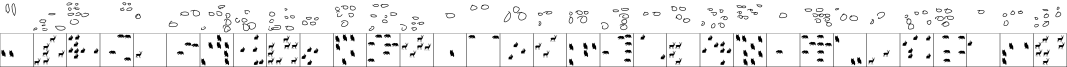
#> input picture analysis/sketches_stims/number_0646-33d71b5d-3800-4485-b05a-91338ba7bde8_s_s.png, 3200 x 200 px, found by its file name (shown at 1/3 size); its folder holds 2 pictures in this run
$ jupyter execute --allow-errors iternum2_analysis_copy.ipynb   (shell and % lines are left out)
#> lines starting #> are read from the running program, lines starting #| are printed output that depends on the picture
[cell 1]
import os, sys

import pymongo as pm
import numpy as np
import scipy.stats as stats
import math
import pandas as pd
import json
import re
from io import BytesIO
from PIL import Image
import requests # this is to access the stim urls from the notebook
from IPython.display import SVG, display # need for showing stims with sketches side by side
import base64
import PIL

import matplotlib
from matplotlib import pylab, mlab, pyplot
import matplotlib.patches as mpatches
from IPython.core.pylabtools import figsize, getfigs
plt = pyplot
import seaborn as sns
sns.set_context('talk')
sns.set_style('white')
from matplotlib import rcParams
matplotlib.rcParams['pdf.fonttype'] = 42

from IPython.display import clear_output
import importlib

import warnings
warnings.filterwarnings("ignore", category=DeprecationWarning)
warnings.filterwarnings("ignore", message="numpy.dtype size changed")
warnings.filterwarnings("ignore", message="numpy.ufunc size changed")

# so dataframes don't get cut off in display:
#pd.set_option("display.max_rows", None, "display.max_columns", None)

# a way to hide the little red error warnings that show up sometimes: (https://stackoverflow.com/questions/9031783/hide-all-warnings-in-ipython)
from IPython.display import HTML
HTML('''<script>
code_show_err=false;
function code_toggle_err() {
 if (code_show_err){
 $('div.output_stderr').hide();
 } else {
 $('div.output_stderr').show();
 }
 code_show_err = !code_show_err
}
$( document ).ready(code_toggle_err);
</script>
To toggle on/off output_stderr, click <a href="javascript:code_toggle_err()">here</a>.''')

### set up paths

[cell 2]
# directory & file hierarchy
proj_dir = os.path.abspath('..')
analysis_dir = os.getcwd()
results_dir = os.path.join(proj_dir,'results')
plot_dir = os.path.join(results_dir,'plots')
csv_dir = os.path.join(results_dir,'csv')
exp_dir = os.path.abspath(os.path.join(proj_dir,'experiments'))
sketch_dir = os.path.abspath(os.path.join(proj_dir,'sketches'))
gallery_dir = os.path.abspath(os.path.join(proj_dir,'gallery'))
datastructures_dir = os.path.join(analysis_dir,'datastructures')

## add helpers to python path
if os.path.join(proj_dir,'utils') not in sys.path:
    sys.path.append(os.path.join(proj_dir,'utils'))

def make_dir_if_not_exists(dir_name):
    if not os.path.exists(dir_name):
        os.makedirs(dir_name)
    return dir_name

## create directories that don't already exist
result = [make_dir_if_not_exists(x) for x in [results_dir,plot_dir,csv_dir,sketch_dir,gallery_dir,datastructures_dir]]

## add utils to python path
import sys
if os.path.join(proj_dir,'utils') not in sys.path:
    sys.path.append(os.path.join(proj_dir,'utils'))
import utils

### establish connection to mongo
first thing you need to do is to establish an ssh tunnel (aka remote port forwarding) to the server, so that requests to the mongodb can be made "as if" the mongodb server is running on your local computer. Run this from the command line before you begin data analysis if you plan to fetch data from mongo:

ssh -fNL 27020:127.0.0.1:27017 USER@cogtoolslab.org

#> (a cell that did not finish here is left out)

#> (a cell that did not finish here is left out)

#> (a cell that did not finish here is left out)

### Initialize dataframes

[cell 6]
## fetch records that match our list of iterationNames
print('Currently trying to generate clickedObj group dataframe...')
#> (the rest of this cell did not finish here and is left out)

[cell 7]
print('Now crunching some numbers and adding more useful columns to the raw dataframe...')
#> (the rest of this cell did not finish here and is left out)

#> (a cell that did not finish here is left out)

[cell 9]
## TODO: hash 'workerId' so that we do not save actual workerIDs to file.
# x = K[K['gameid'] == '8557-19d21f45-7c03-4674-8ef9-3b6aa09c6ef9'][['trialStartTime','submitTime','clickedTime','confirmTime']]
# # x['submitTime'] - x['trialStartTime']
# x.astype(str)

### Cleaning (this code was *after* image rendering to sort out the duds. Now it has been moved to *before* image rendering so that we only generate the images that we want to analyze in the NN)

[cell 10]
# Get the data out onto a CSV so we can do some analysis in R

# First clean it up by removing games that we have to exclude. Get dud games manually:
dud_games = ['9852-69340911-592c-4469-91a1-7bb58ae4fc40',   # wrote Arabic numbers
             '1532-126aa9fb-b331-4b1d-b3bd-14b8d397fe69',   # wrote Arabic numbers
             '8455-59b6d31b-21c8-4534-aa89-7d96be21275c',   # wrote Arabic numbers
             '0379-88447599-199d-4930-86eb-45a5bcfcd0e9',   # wrote Arabic numbers
             '5057-8314d547-2119-484b-8ed8-292ba0819395']   # wrote Arabic numbers
# now remove them from both D and K
#> (the rest of this cell did not finish here and is left out)

#> (a cell that did not finish here is left out)

#> (a cell that did not finish here is left out)

### render out all the sketches

[cell 13]
importlib.reload(utils)
#> (the rest of this cell did not finish here and is left out)

### make sketch gallery (for complete games only)

[cell 14]
# [11 lines of commented-out code are left out]

### show sketch galleries with target stimulus below

[cell 15]
# Looking visually to see if the spatial distributions of sketcher target matches the sketches
# [65 lines left out: functions show_targ_and_sketch, show_targs_sketches_game, not called in this run]

#> (the rest of this cell did not finish here and is left out)

[cell 16]
# put all the new gallery images onto one canvas
sketches_stims = '../sketches_stims'
stim_paths = sorted([i for i in os.listdir('../sketches_stims') if i.split('/')[-1] not in ['.DS_Store','all_games.png']]) ## deborkify

bigcanvas = Image.new('RGBA', (36*100, 205*len(stim_paths)),color='black')

for i,image in enumerate(stim_paths):
    gallery = Image.open(os.path.join(sketches_stims,image))
#> gallery is the input picture: PIL image 3200x200 RGBA; mean R, G, B, A 116, 116, 116, 131.7
    bigcanvas.paste(gallery,(0,i*205))
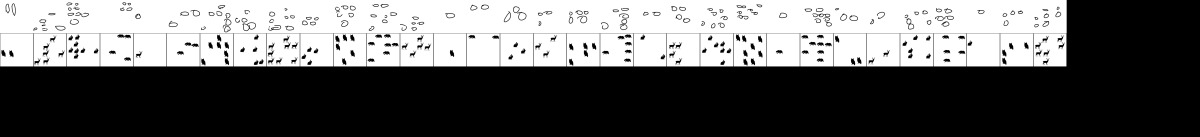
#> bigcanvas: PIL image 3600x410 RGBA (shown at 1/3 size); mean R, G, B, A 50.3, 50.3, 50.3, 201.5; transparent parts drawn white
#> pass 2 of the loop `for i,image in enumerate(stim_paths):`:
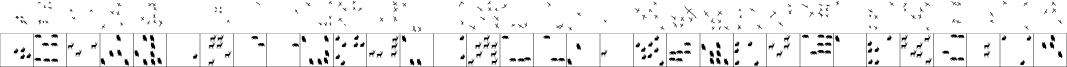
#> input picture analysis/sketches_stims/number_1801-0bf657e6-12f5-4737-b7fa-f0d8eb5397a5_s_s.png, 3200 x 200 px, found by its file name (shown at 1/3 size)
#> gallery is the input picture: PIL image 3200x200 RGBA; mean R, G, B, A 116, 116, 116, 129.4
#> `bigcanvas.paste(gallery,(0,i*205))`:
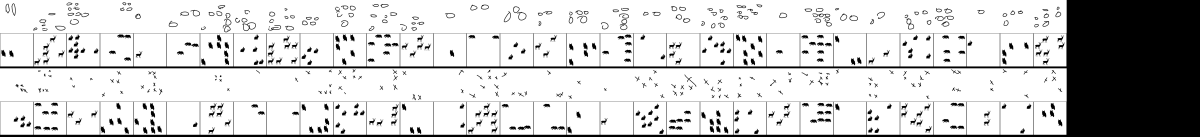
#> bigcanvas: PIL image 3600x410 RGBA (shown at 1/3 size); mean R, G, B, A 100.6, 100.6, 100.6, 147.1; transparent parts drawn white

bigcanvas.save(os.path.join(sketches_stims,'all_games.png'),'PNG')
